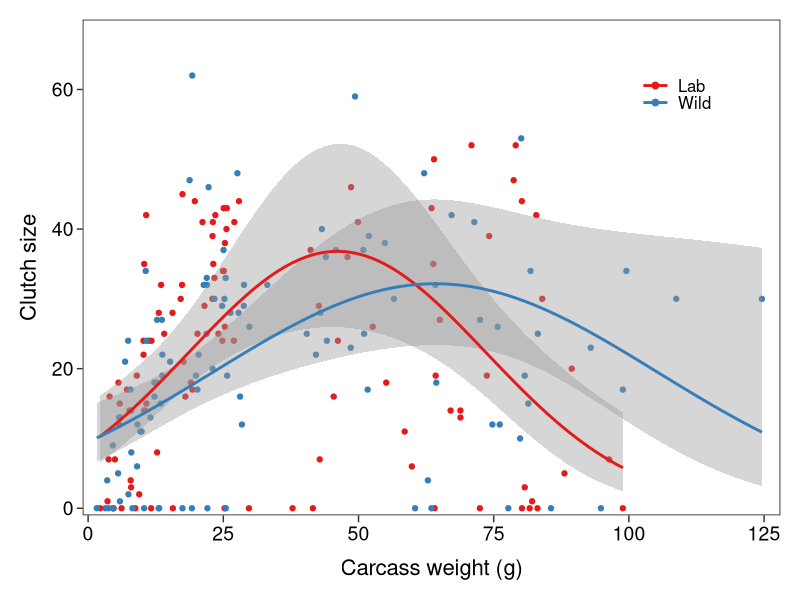
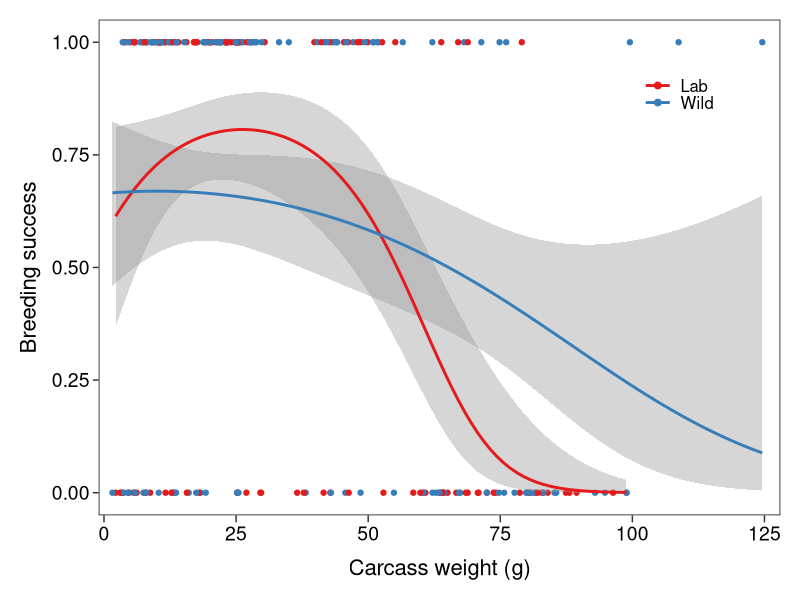
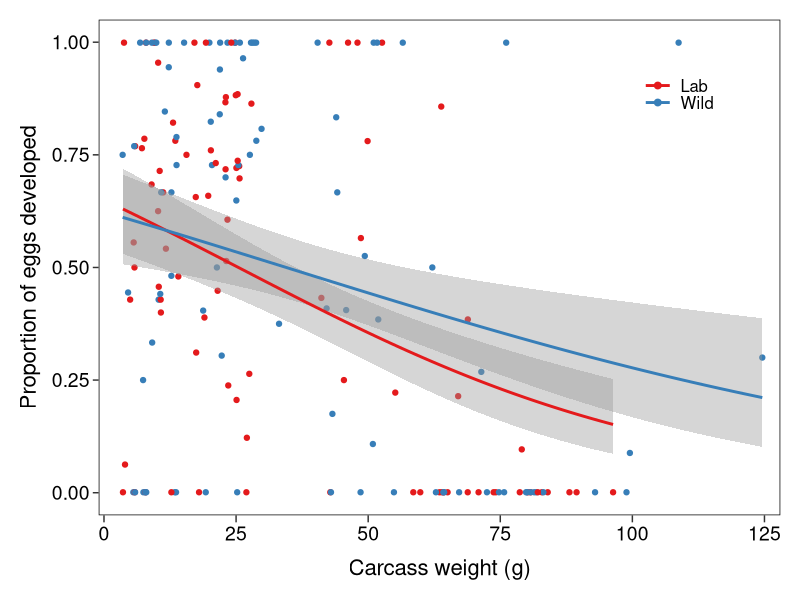
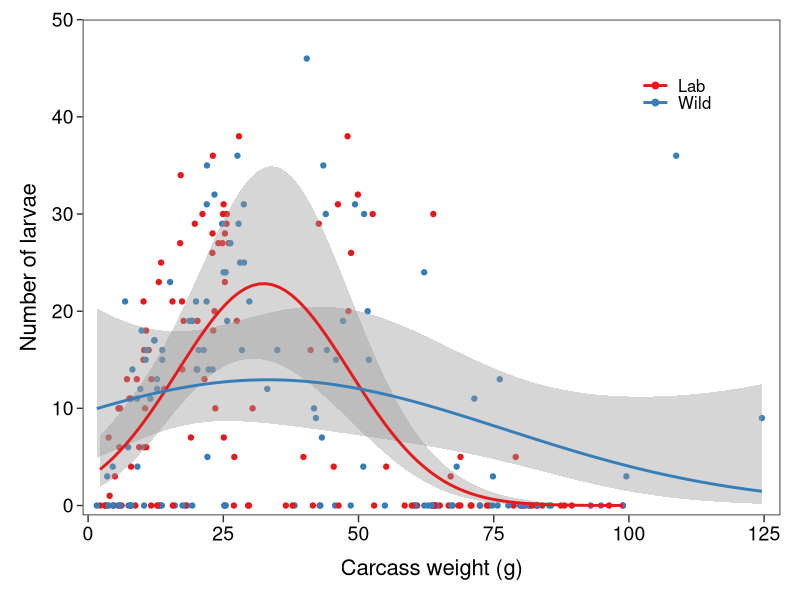
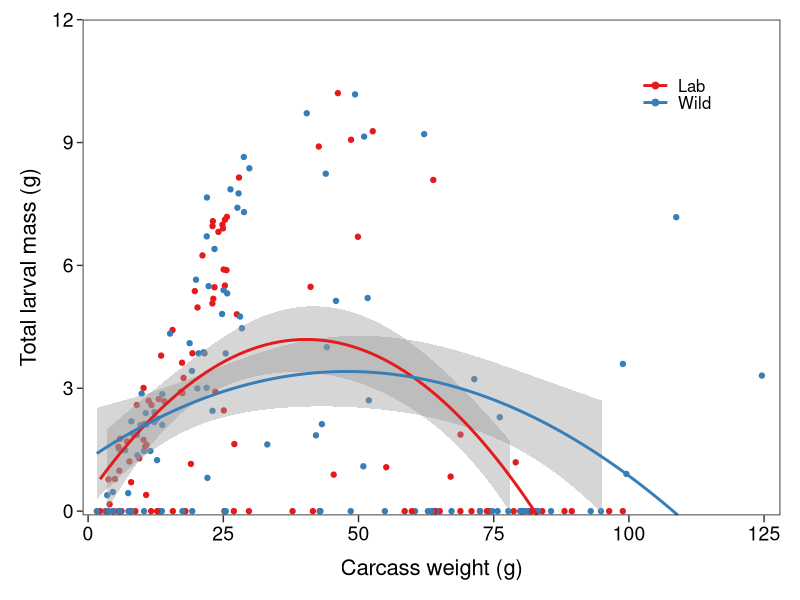
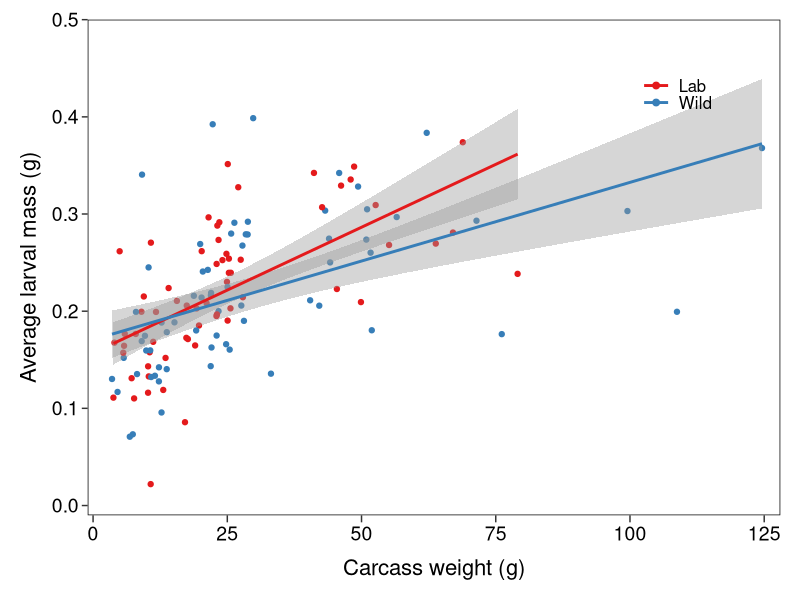
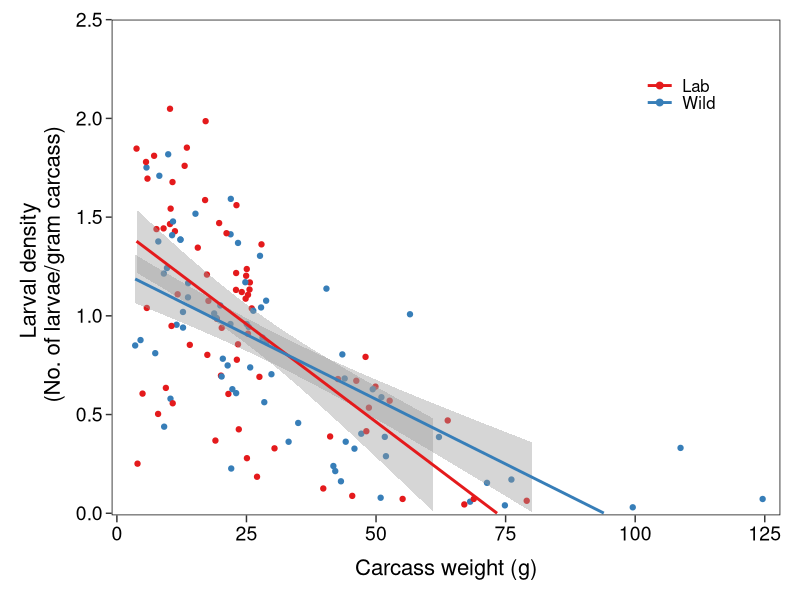
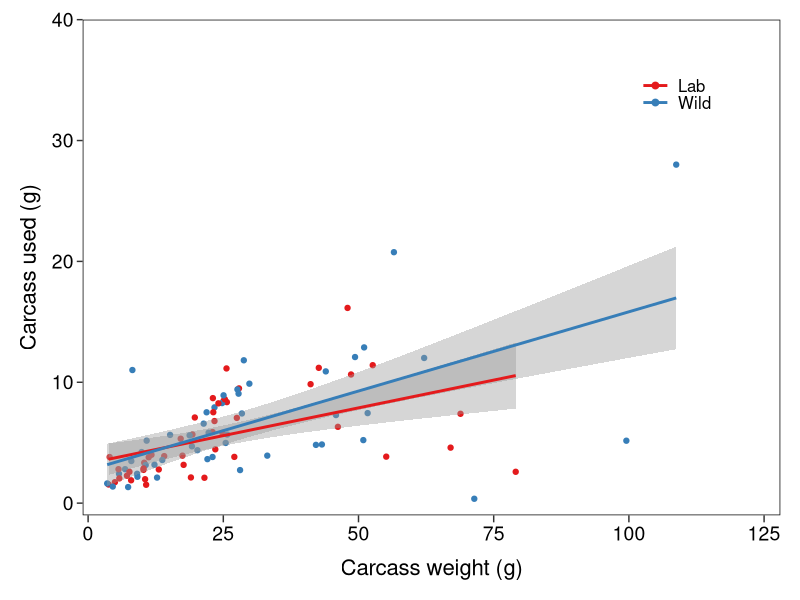

The R source for these figures, in order: (Note: this script raises an error after producing the figures.)
## -----------------------------------------------------------------------------
## Title: Visualize the relationships between carcass attributes and beetle breeding outcomes
##
## Author: Gen-Chang Hsu
##
## Date: 2023-12-20
##
## Description:
## 1. 
## 2. 
##
##
##
## -----------------------------------------------------------------------------
set.seed(123)


# Libraries --------------------------------------------------------------------
library(tidyverse)
library(MASS)
library(mgcv)


# Import files -----------------------------------------------------------------
carcass_data_clean <- read_csv("./03_Outputs/Data_Clean/Carcass_Data_Clean.csv")


# ggplot theme -----------------------------------------------------------------
my_theme <- 
  theme(# Axis
        axis.text.x = element_text(size = 14, color = "black", margin = margin(t = 3)),
        axis.text.y = element_text(size = 14, color = "black"),
        axis.title.x = element_text(size = 16, margin = margin(t = 10)),
        axis.title.y = element_text(size = 16, margin = margin(r = 8)),
        axis.ticks.length.x = unit(0.18, "cm"),
        axis.ticks.length.y = unit(0.15, "cm"),
                
        # Plot
        plot.title = element_text(hjust = 0.5, size = 18),
        plot.margin = unit(c(0.5, 0.5, 0.5, 0.5), "cm"),
        plot.background = element_rect(colour = "transparent"),
        
        # Panel
        panel.background = element_rect(fill = "transparent"),
        panel.border = element_rect(colour = "black", fill = NA, linewidth = 0.5),
        panel.grid.major.x = element_blank(),
        panel.grid.minor.x = element_blank(),
        panel.grid.major.y = element_blank(),
        panel.grid.minor.y = element_blank(),
        
        # Legend
        legend.position = "right",
        legend.spacing.x = unit(0.2, "cm"),
        legend.spacing.y = unit(0.2, "cm"),
        legend.key.width = unit(0.5, "cm"),
        legend.key.size = unit(0.5, "line"),
        legend.key = element_blank(),
        legend.text = element_text(size = 12),
        legend.title = element_text(size = 13),
        legend.box.just = "center",
        legend.justification = c(0.5, 0.5),
        legend.title.align = 0.5,
        legend.background = element_rect(fill = "transparent", size = 0.25, linetype = "solid", colour = "black"),
        
        # Facet strip
        strip.background = element_rect(fill = "transparent"),
        strip.text = element_text(size = 13, hjust = 0.5)
        )
        

############################### Code starts here ###############################

# 1. Clutch size vs. carcass weight and carcass type ---------------------------
ggplot(carcass_data_clean, aes(x = carcass_weight, y = clutch_size)) + 
  geom_point(aes(color = carcass_type)) + 
  geom_smooth(aes(group = carcass_type), color = NA, method = "glm.nb", formula = y ~ poly(x, 2), se = T, show.legend = F) +
  geom_smooth(aes(color = carcass_type), method = "glm.nb", formula = y ~ poly(x, 2), se = F) +
  scale_color_brewer(palette = "Set1", label = c("Lab", "Wild")) + 
  scale_x_continuous(limits = c(-1, 128), expand = c(0, 0)) + 
  scale_y_continuous(limits = c(-1, 70), expand = c(0, 0)) + 
  labs(x = "Carcass weight (g)", y = "Clutch size", color = NULL) +
  guides(color = guide_legend(byrow = T, override.aes = list(size = 2, fill = "red"))) + 
  my_theme + 
  theme(legend.position = c(0.85, 0.85),
        legend.background = element_blank(),
        legend.key.width = unit(0.3, "in"))
  
ggsave("./03_Outputs/Figures/Clutch_Size_Carcass_Weight.tiff", width = 5, height = 4, dpi = 600, device = "tiff")


# 2. Breeding success vs. carcass weight and carcass type ----------------------
ggplot(carcass_data_clean, aes(x = carcass_weight, y = breeding_success)) + 
  geom_point(aes(color = carcass_type)) + 
  geom_smooth(aes(group = carcass_type), color = NA, method = "glm", formula = y ~ poly(x, 2), method.args = list(family = "binomial"), se = T, show.legend = F) +
  geom_smooth(aes(color = carcass_type), method = "glm", formula = y ~ poly(x, 2), method.args = list(family = "binomial"), se = F) +
  scale_color_brewer(palette = "Set1", label = c("Lab", "Wild")) + 
  scale_x_continuous(limits = c(-1, 128), expand = c(0, 0)) + 
  scale_y_continuous(limits = c(-0.05, 1.05), expand = c(0, 0)) + 
  labs(x = "Carcass weight (g)", y = "Breeding success", color = NULL) +
  guides(color = guide_legend(byrow = T, override.aes = list(size = 2, fill = "red"))) + 
  my_theme + 
  theme(legend.position = c(0.85, 0.85),
        legend.background = element_blank(),
        legend.key.width = unit(0.3, "in"))

ggsave("./03_Outputs/Figures/Breeding_Success_Carcass_Weight.tiff", width = 5, height = 4, dpi = 600, device = "tiff")


# 3. Proportion of eggs developed vs. carcass weight and carcass ---------------
### Convert the zeros to 0.001 and values larger than 1 to 0.999
carcass_data_clean_prop_eggs_developed <- carcass_data_clean %>% 
  mutate(prop_eggs_developed = case_when(prop_eggs_developed >= 1 ~ 0.999,
                                         prop_eggs_developed == 0 ~ 0.001,
                                         TRUE ~ prop_eggs_developed))

ggplot(carcass_data_clean_prop_eggs_developed, aes(x = carcass_weight, y = prop_eggs_developed)) + 
  geom_point(aes(color = carcass_type)) + 
  geom_smooth(aes(group = carcass_type), color = NA, method = "gam", formula = y ~ x, se = T, method.args = list(family = betar(link = "logit")), show.legend = F) +
  geom_smooth(aes(color = carcass_type), method = "gam", formula = y ~ x, method.args = list(family = betar(link = "logit")), se = F) +
  scale_color_brewer(palette = "Set1", label = c("Lab", "Wild")) + 
  scale_x_continuous(limits = c(-1, 128), expand = c(0, 0)) + 
  scale_y_continuous(limits = c(-0.05, 1.05), expand = c(0, 0)) + 
  labs(x = "Carcass weight (g)", y = "Proportion of eggs developed", color = NULL) +
  guides(color = guide_legend(byrow = T, override.aes = list(size = 2, fill = "red"))) + 
  my_theme + 
  theme(legend.position = c(0.85, 0.85),
        legend.background = element_blank(),
        legend.key.width = unit(0.3, "in"))

ggsave("./03_Outputs/Figures/Prop_Eggs_Developed_Carcass_Weight.tiff", width = 5, height = 4, dpi = 600, device = "tiff")


# 4. Number of larvae vs. carcass weight and carcass type ----------------------
ggplot(carcass_data_clean, aes(x = carcass_weight, y = n_larvae)) + 
  geom_point(aes(color = carcass_type)) + 
  geom_smooth(aes(group = carcass_type), color = NA, method = "glm.nb", formula = y ~ poly(x, 2), se = T, show.legend = F) +
  geom_smooth(aes(color = carcass_type), method = "glm.nb", formula = y ~ poly(x, 2), se = F) +
  scale_color_brewer(palette = "Set1", label = c("Lab", "Wild")) + 
  scale_x_continuous(limits = c(-1, 128), expand = c(0, 0)) + 
  scale_y_continuous(limits = c(-1, 50), expand = c(0, 0)) + 
  labs(x = "Carcass weight (g)", y = "Number of larvae", color = NULL) +
  guides(color = guide_legend(byrow = T, override.aes = list(size = 2, fill = "red"))) + 
  my_theme + 
  theme(legend.position = c(0.85, 0.85),
        legend.background = element_blank(),
        legend.key.width = unit(0.3, "in"))

ggsave("./03_Outputs/Figures/N_Larvae_Carcass_Weight.tiff", width = 5, height = 4, dpi = 600, device = "tiff")


# 5. Total larval mass vs. carcass weight and carcass type ---------------------
ggplot(carcass_data_clean, aes(x = carcass_weight, y = total_larval_mass)) + 
  geom_point(aes(color = carcass_type)) + 
  geom_smooth(aes(group = carcass_type), color = NA, method = "lm", formula = y ~ poly(x, 2), se = T, show.legend = F) +
  geom_smooth(aes(color = carcass_type), method = "lm", formula = y ~ poly(x, 2), se = F) +
  scale_color_brewer(palette = "Set1", label = c("Lab", "Wild")) + 
  scale_x_continuous(limits = c(-1, 128), expand = c(0, 0)) + 
  scale_y_continuous(limits = c(-0.1, 12), expand = c(0, 0)) + 
  labs(x = "Carcass weight (g)", y = "Total larval mass (g)", color = NULL) +
  guides(color = guide_legend(byrow = T, override.aes = list(size = 2, fill = "red"))) + 
  my_theme + 
  theme(legend.position = c(0.85, 0.85),
        legend.background = element_blank(),
        legend.key.width = unit(0.3, "in"))

ggsave("./03_Outputs/Figures/Total_Larval_Mass_Carcass_Weight.tiff", width = 5, height = 4, dpi = 600, device = "tiff")


# 6. Average larval mass vs. carcass weight and carcass type -------------------
ggplot(carcass_data_clean, aes(x = carcass_weight, y = average_larval_mass)) + 
  geom_point(aes(color = carcass_type)) + 
  geom_smooth(aes(group = carcass_type), color = NA, method = "lm", formula = y ~ x, se = T, show.legend = F) +
  geom_smooth(aes(color = carcass_type), method = "lm", formula = y ~ x, se = F) +
  scale_color_brewer(palette = "Set1", label = c("Lab", "Wild")) + 
  scale_x_continuous(limits = c(-1, 128), expand = c(0, 0)) + 
  scale_y_continuous(limits = c(-0.01, 0.5), expand = c(0, 0)) + 
  labs(x = "Carcass weight (g)", y = "Average larval mass (g)", color = NULL) +
  guides(color = guide_legend(byrow = T, override.aes = list(size = 2, fill = "red"))) + 
  my_theme + 
  theme(legend.position = c(0.85, 0.85),
        legend.background = element_blank(),
        legend.key.width = unit(0.3, "in"))

ggsave("./03_Outputs/Figures/Average_Larval_Mass_Carcass_Weight.tiff", width = 5, height = 4, dpi = 600, device = "tiff")


# 7. Larval density vs. carcass weight and carcass type ------------------------
ggplot(carcass_data_clean, aes(x = carcass_weight, y = larval_density)) + 
  geom_point(aes(color = carcass_type)) + 
  geom_smooth(aes(group = carcass_type), color = NA, method = "lm", formula = y ~ x, se = T, show.legend = F) +
  geom_smooth(aes(color = carcass_type), method = "lm", formula = y ~ x, se = F) +
  scale_color_brewer(palette = "Set1", label = c("Lab", "Wild")) + 
  scale_x_continuous(limits = c(-1, 128), expand = c(0, 0)) + 
  scale_y_continuous(limits = c(-0.01, 2.5), expand = c(0, 0)) + 
  labs(x = "Carcass weight (g)", y = "Larval density \n (No. of larvae/gram carcass)", color = NULL) +
  guides(color = guide_legend(byrow = T, override.aes = list(size = 2, fill = "red"))) + 
  my_theme + 
  theme(legend.position = c(0.85, 0.85),
        legend.background = element_blank(),
        legend.key.width = unit(0.3, "in"))

ggsave("./03_Outputs/Figures/Larval_Density_Carcass_Weight.tiff", width = 5, height = 4, dpi = 600, device = "tiff")


# 8. Carcass used vs. carcass weight and carcass type --------------------------
### Only include observations with successful breeding events
carcass_data_clean_carcass_weight_loss <- carcass_data_clean %>% 
  filter(breeding_success == 1)

ggplot(carcass_data_clean_carcass_weight_loss, aes(x = carcass_weight, y = carcass_weight_loss)) + 
  geom_point(aes(color = carcass_type)) + 
  geom_smooth(aes(group = carcass_type), color = NA, method = "lm", formula = y ~ x, se = T, show.legend = F) +
  geom_smooth(aes(color = carcass_type), method = "lm", formula = y ~ x, se = F) +
  scale_color_brewer(palette = "Set1", label = c("Lab", "Wild")) + 
  scale_x_continuous(limits = c(-1, 128), expand = c(0, 0)) + 
  scale_y_continuous(limits = c(-1, 40), expand = c(0, 0)) + 
  labs(x = "Carcass weight (g)", y = "Carcass used (g)", color = NULL) +
  guides(color = guide_legend(byrow = T, override.aes = list(size = 2, fill = "red"))) + 
  my_theme + 
  theme(legend.position = c(0.85, 0.85),
        legend.background = element_blank(),
        legend.key.width = unit(0.3, "in"))

ggsave("./03_Outputs/Figures/Carcass_Weight_Loss_Carcass_Weight.tiff", width = 5, height = 4, dpi = 600, device = "tiff")


# 9. Carcass use efficiency vs. carcass weight and carcass type ----------------
### Remove the outliers
carcass_data_clean_efficiency <- carcass_data_clean %>% 
  filter(efficiency < 0.5)

ggplot(carcass_data_clean_efficiency, aes(x = carcass_weight, y = efficiency)) + 
  geom_point(aes(color = carcass_type)) + 
  geom_smooth(aes(group = carcass_type), color = NA, method = "gam", formula = y ~ x, method.args = list(family = betar(link = "logit")), se = T, show.legend = F) +
  geom_smooth(aes(color = carcass_type), method = "gam", formula = y ~ x, method.args = list(family = betar(link = "logit")), se = F) +
  scale_color_brewer(palette = "Set1", label = c("Lab", "Wild")) + 
  scale_x_continuous(limits = c(-1, 128), expand = c(0, 0)) + 
  scale_y_continuous(limits = c(-0.01, 0.5), expand = c(0, 0)) + 
  labs(x = "Carcass weight (g)", y = "Carcass use efficiency", color = NULL) +
  guides(color = guide_legend(byrow = T, override.aes = list(size = 2, fill = "red", linetype = "solid"))) + 
  my_theme + 
  theme(legend.position = c(0.85, 0.85),
        legend.background = element_blank(),
        legend.key.width = unit(0.3, "in"))

ggsave("./03_Outputs/Figures/Efficiency_Carcass_Weight.tiff", width = 5, height = 4, dpi = 600, device = "tiff")


# 10. Average larval mass vs. larval density -----------------------------------
ggplot(carcass_data_clean, aes(x = larval_density, y = average_larval_mass)) + 
  geom_point(aes(color = carcass_type)) + 
  geom_smooth(aes(group = carcass_type), color = NA, method = "lm", formula = y ~ x, se = T, show.legend = F) +
  geom_smooth(aes(color = carcass_type), method = "lm", formula = y ~ x, se = F) +
  scale_color_brewer(palette = "Set1", label = c("Lab", "Wild")) + 
  scale_x_continuous(limits = c(0, 2.2), expand = c(0, 0)) + 
  scale_y_continuous(limits = c(-0.01, 0.5), expand = c(0, 0)) + 
  labs(x = "Larval density \n (No. of larvae/gram carcass)", y = "Average larval mass (g)", color = NULL) +
  guides(color = guide_legend(byrow = T, override.aes = list(size = 2, fill = "red"))) + 
  my_theme + 
  theme(legend.position = c(0.85, 0.85),
        legend.background = element_blank(),
        legend.key.width = unit(0.3, "in"))

ggsave("./03_Outputs/Figures/Average_Larval_Mass_Larval_Density.tiff", width = 5, height = 4, dpi = 600, device = "tiff")

